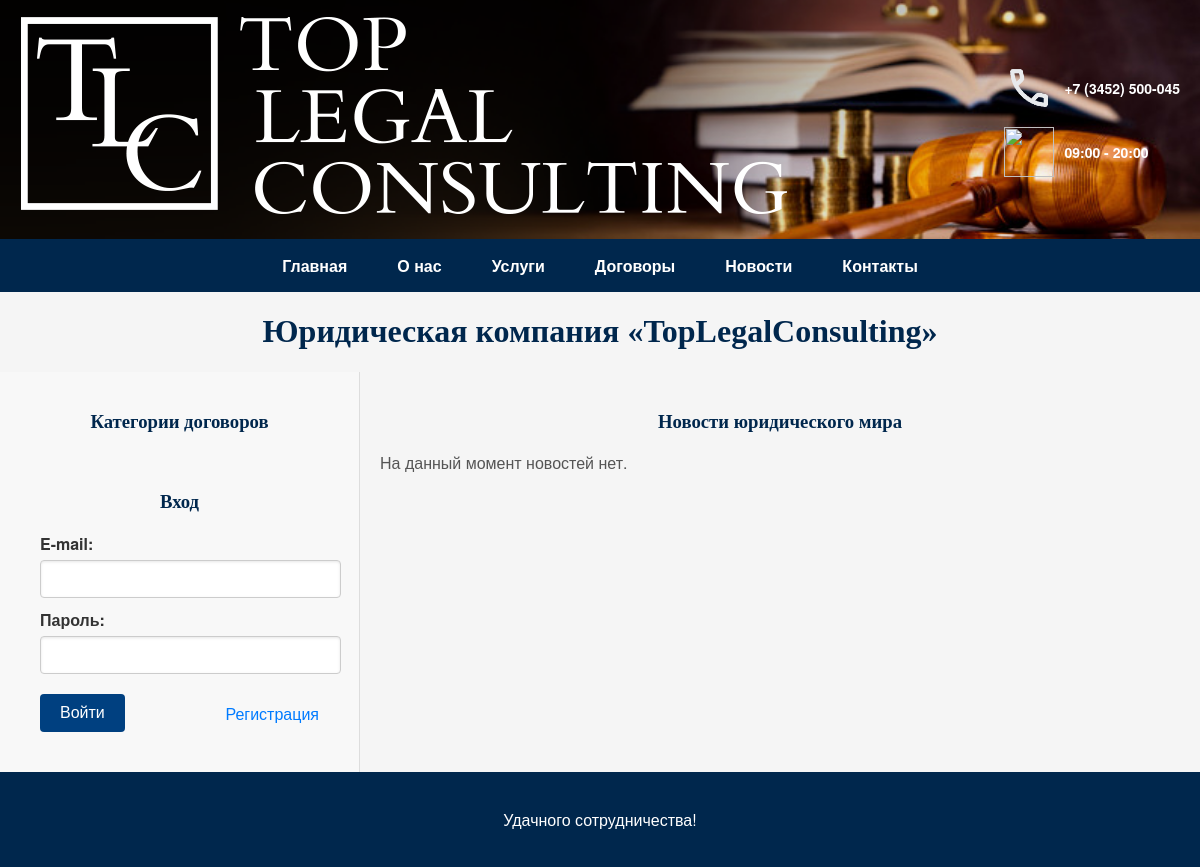
/news.php, run on an earlier commit of the app's database.
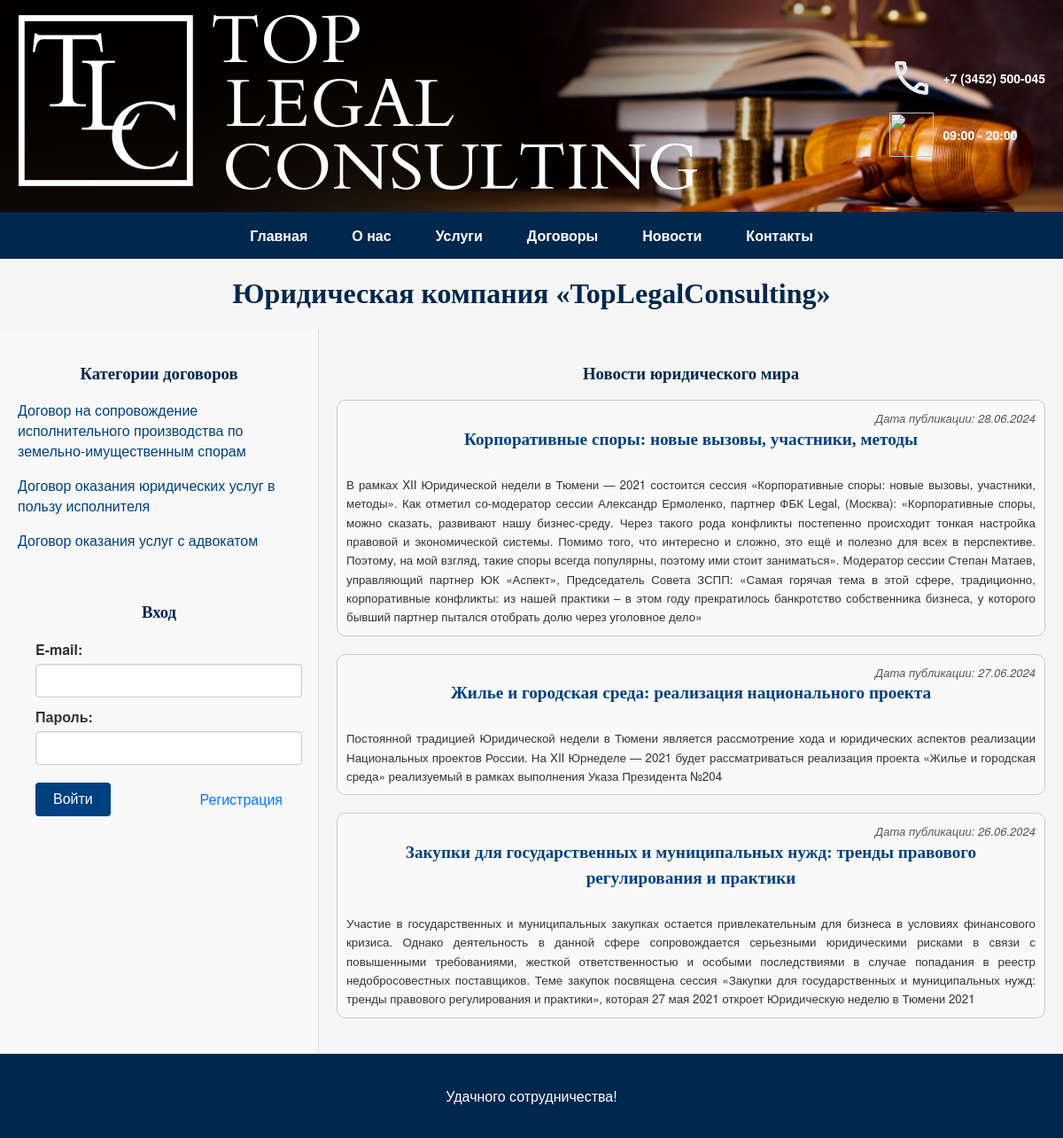
And on a later commit of the database.
### tables this page shows
CREATE TABLE IF NOT EXISTS `contract_type` (
    `type_id` int(11) NOT NULL AUTO_INCREMENT COMMENT "ID вида договора",
    `name` varchar(255) NOT NULL COMMENT "Вид договора",
    PRIMARY KEY (`type_id`)
);

CREATE TABLE IF NOT EXISTS `news` (
    `news_id` int(11) NOT NULL AUTO_INCREMENT COMMENT "ID новости",
    `title` varchar(255) NOT NULL COMMENT "Заголовок",
    `content` text NOT NULL COMMENT "Содержание",
    `employee_id` int(11) NOT NULL COMMENT "ID автора",
    `published_date` date NOT NULL COMMENT "Дата публикации",
    PRIMARY KEY (`news_id`),
    KEY `employee_id` (`employee_id`),
    CONSTRAINT `news_ibfk_1` FOREIGN KEY (`employee_id`) REFERENCES `employee` (`employee_id`)
);

### news.php (the view, shortened to what this page needs)
<?php
include("common/func.php");
$query = "SELECT news_id, title, content, DATE_FORMAT(published_date, '%d.%m.%Y') as published_date FROM news ORDER BY published_date DESC";
$result = mysqli_query($db, $query);
?>
<!DOCTYPE html>
<html lang="ru">
<head>
  <link rel="stylesheet" href="/css/main.css">
  <link rel="stylesheet" href="/css/header.css">
  <link rel="stylesheet" href="/css/form.css">
</head>
<body class="body">
  <?php include("common/top.php"); ?>
  <div class="main-content">
    <?php include("common/top1.php"); ?>
    <div class="page-content">
      <h3>Новости юридического мира</h3>
      <span class="paragraph-text">
        <?php if (mysqli_num_rows($result) > 0) : ?>
          <?php while ($row = mysqli_fetch_assoc($result)) : ?>
            <div class="news-item">
              <div class="news_date">Дата публикации: <?= $row['published_date'] ?></div>
              <h4><a href="/news_detail.php?id=<?= $row['news_id'] ?>"><?= $row['title'] ?></a></h4>
              <p><?= $row['content'] ?></p>
            </div>
          <?php endwhile; ?>
        <?php else : ?>
          <p>На данный момент новостей нет.</p>
        <?php endif; ?>
      </span>
    </div>
  </div>
  <?php include("common/bottom.php"); ?>
</body>
</html>

### common/top1.php
<div class="left-side">
    <div id="contracts-section">
        <h3>Категории договоров</h3>
        <div class="category">
            <?php
            $sql = "SELECT * FROM contract_type";
            $q_types = $db->query($sql);
            while ($row_types = mysqli_fetch_array($q_types, MYSQLI_NUM)) : ?>
                <span class="contract-category">
                    <p>
                        <a href="/index.php?type=<?= urlencode($row_types[1]) ?>"><?= htmlspecialchars($row_types[1]) ?></a>
                    </p>
                </span>
            <?php endwhile; ?>
        </div>
    </div>
    <div class="auth-container">
        <?php if (isset($_SESSION['name_client'])) : ?>
            Здравствуйте, <?= $_SESSION['name_client'] ?>!
            <a href='/reg.php?exit=1'>Выход</a>
        <?php else : ?>
            <form method="get" action="/reg.php">
                <div>
                    <h3>Вход</h3>
                    <div class="input-group">
                        <label for="email">E-mail:</label>
                        <input id="email" name="email" type="text" size="30" maxlength="50" class="form-control" />
                    </div>
                    <div class="input-group">
                        <label for="current-password">Пароль:</label>
                        <input id="current-password" name="current-password" type="current-password" size="20" maxlength="20" class="form-control" />
                    </div>
                    <div class="btn-container">
                        <input class="btn-new" name="enter" type="submit" value="Войти" />
                        <a href="/reg.php">Регистрация</a>
                    </div>
                </div>
            </form>
        <?php endif; ?>
    </div>
</div>

What changed in the data, as far as the page shows it:
added contract_type: name "Договор на сопровождение исполнительного производства по земельно-имущественным спорам"
added contract_type: name "Договор оказания юридических услуг в пользу исполнителя"
added contract_type: name "Договор оказания услуг с адвокатом"
added news: published_date "28.06.2024", title "Корпоративные споры: новые вызовы, участники, методы", content "В рамках XII Юридической недели в Тюмени — 2021 состоится сессия «Корпоративные споры: новые вызовы, участники, методы». Как отметил со-модератор сессии Александр Ермоленко, партнер ФБК Legal, (Москва): «Корпоративные споры, можно сказать, развивают нашу бизнес-среду. Через такого рода конфликты постепенно происходит тонкая настройка правовой и экономической системы. Помимо того, что интересно и сложно, это ещё и полезно для всех в перспективе. Поэтому, на мой взгляд, такие споры всегда популярны, поэтому ими стоит заниматься». Модератор сессии Степан Матаев, управляющий партнер ЮК «Аспект», Председатель Совета ЗСПП: «Самая горячая тема в этой сфере, традиционно, корпоративные конфликты: из…"
added news: published_date "27.06.2024", title "Жилье и городская среда: реализация национального проекта", content "Постоянной традицией Юридической недели в Тюмени является рассмотрение хода и юридических аспектов реализации Национальных проектов России. На XII Юрнеделе — 2021 будет рассматриваться реализация проекта «Жилье и городская среда» реализуемый в рамках выполнения Указа Президента №204"
added news: published_date "26.06.2024", title "Закупки для государственных и муниципальных нужд: тренды правового регулирования и практики", content "Участие в государственных и муниципальных закупках остается привлекательным для бизнеса в условиях финансового кризиса. Однако деятельность в данной сфере сопровождается серьезными юридическими рисками в связи с повышенными требованиями, жесткой ответственностью и особыми последствиями в случае попадания в реестр недобросовестных поставщиков. Теме закупок посвящена сессия «Закупки для государственных и муниципальных нужд: тренды правового регулирования и практики», которая 27 мая 2021 откроет Юридическую неделю в Тюмени 2021"
Also different on the page:
text no longer shown: "На данный момент новостей нет."
